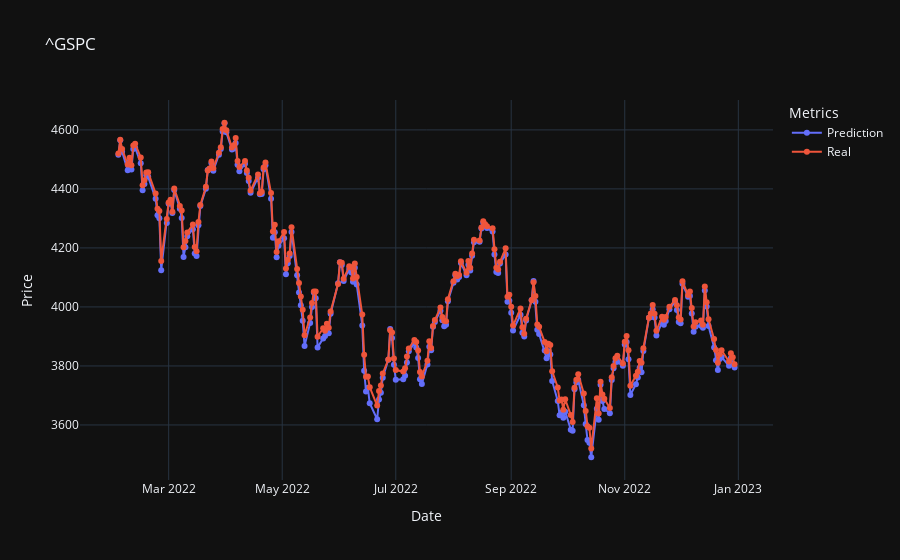
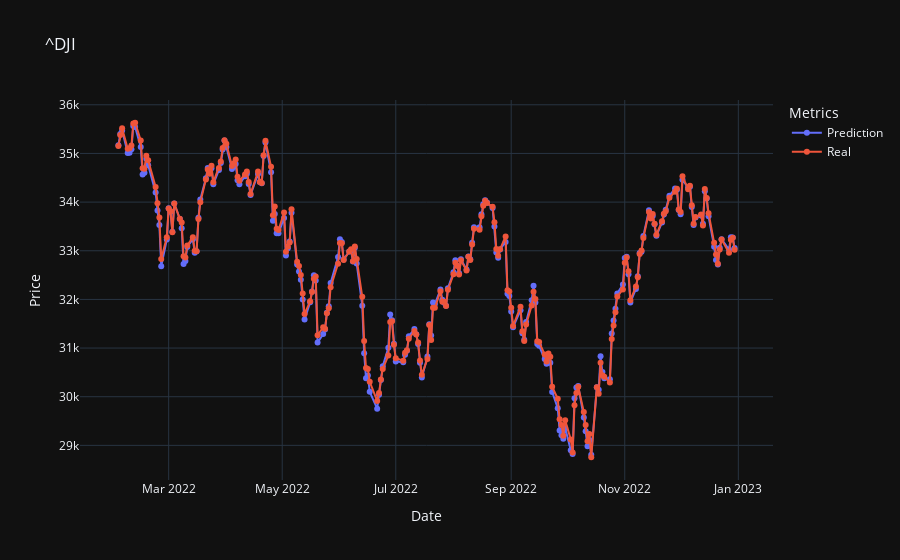

Source (notebook cell) for these figures, in order:
### Code cell
from src.data.make_dataset import load_list, get_stock_data
from src.models.StockModel import StockModel
window_size = 20
start_date = '2022-01-01'
end_date = '2023-01-01'
feature_columns = ['Close', 'Open', 'Volume', 'Range', 'Gap', 'RSI', 'MACD']
target = "Open"

# Test data
test_data = get_stock_data(["^GSPC", "^DJI"], "1d", start_date, end_date)

stock_model = StockModel(window_size=window_size, feature_columns=feature_columns, target_name=target, export=False)
stock_model.load("final_models/1-64")

metrics_dict, mean_metrics = stock_model.evaluate_many(test_data, graph=True)
print(metrics_dict)
print(mean_metrics)

### Figure 1 — Plotly figure (JSON) as saved in the notebook; plotly's stock layout.template omitted (floating-point values rounded to 4 significant figures; data arrays with more than 128 entries replaced by an {"elided": "..."} marker saying what was removed)
{"data": [{"mode": "lines+markers", "name": "Prediction", "type": "scatter", "x": {"elided": "230 str values"}, "y": {"elided": "230 float values"}}, {"mode": "lines+markers", "name": "Real", "type": "scatter", "x": {"elided": "230 str values"}, "y": {"elided": "230 float values"}}], "layout": {"autosize": true, "legend": {"title": {"text": "Metrics"}}, "title": {"text": "^GSPC"}, "xaxis": {"autorange": true, "range": ["2022-01-11 20:57:10.6135", "2023-01-20 03:02:49.3865"], "title": {"text": "Date"}, "type": "date"}, "yaxis": {"autorange": true, "range": [3397.0, 4718.0], "title": {"text": "Price"}, "type": "linear"}}}

### Figure 2 — Plotly figure (JSON) as saved in the notebook; plotly's stock layout.template omitted (floating-point values rounded to 4 significant figures; data arrays with more than 128 entries replaced by an {"elided": "..."} marker saying what was removed)
{"data": [{"mode": "lines+markers", "name": "Prediction", "type": "scatter", "x": {"elided": "230 str values"}, "y": {"elided": "230 float values"}}, {"mode": "lines+markers", "name": "Real", "type": "scatter", "x": {"elided": "230 str values"}, "y": {"elided": "230 float values"}}], "layout": {"autosize": true, "legend": {"title": {"text": "Metrics"}}, "title": {"text": "^DJI"}, "xaxis": {"autorange": true, "range": ["2022-01-11 20:57:10.6135", "2023-01-20 03:02:49.3865"], "title": {"text": "Date"}, "type": "date"}, "yaxis": {"autorange": true, "range": [28190.0, 36200.0], "title": {"text": "Price"}, "type": "linear"}}}
